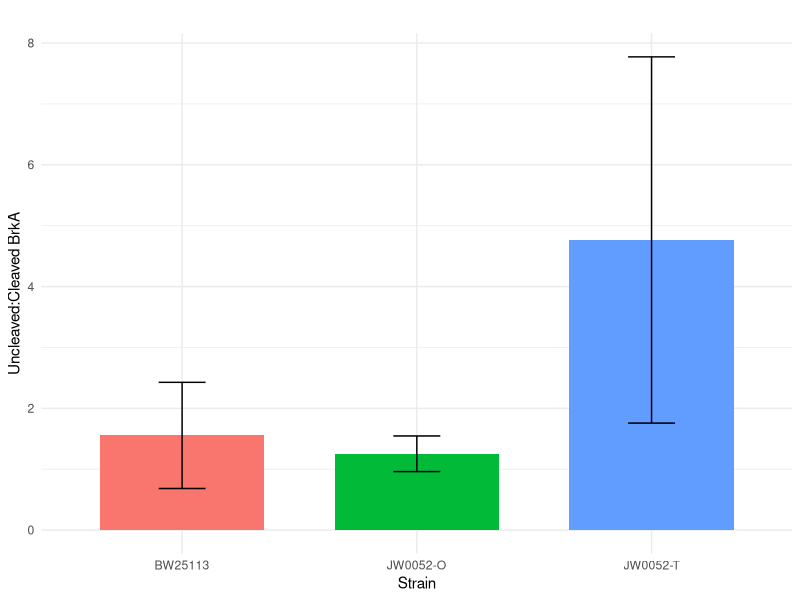
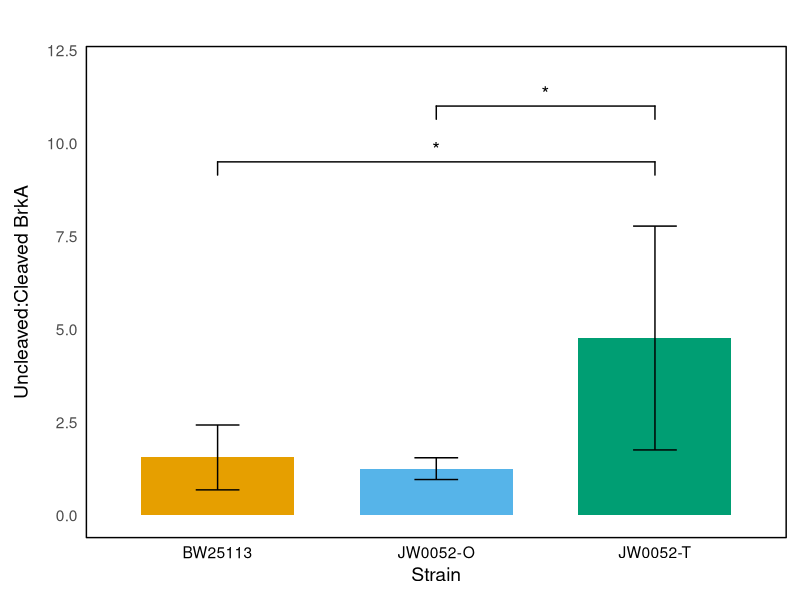

These figures' R source, in order:
library(dplyr)
library(ggplot2)
library(ggsignif)


# manually setting up small dataframe of uncleaved/cleaved ratios
df <- data.frame(
  replicate = rep(1:5, 3),
  strain = rep(c("BW25113", "JW0052-O", "JW0052-T"), each = 5),
  ratio = c(1.533743049, 1.086889208, 3.069795065, 1.064075768, 1.019896929,
            1.348154101, 1.178908676, 1.006219478, 1.713837556, 1.019843676,
            3.541619037, 4.542294511, 2.952085883, 2.785979036, 10.00331502)
)

#  indicating IPTG induction status
df <- df %>%
  mutate(IPTG = ifelse(replicate %in% c(4,5), "Yes", "No"))


print(df)

# Run two-way ANOVA (strain and IPTG as factors)
# strain = Do different strains have different mean ratios?
# IPTG = Does IPTG induction change the ratio, overall?	
# strain:IPTG = Does the effect of IPTG depend on the strain?	

anova_results <- aov(ratio ~ strain * IPTG, data = df)
summary(anova_results)

anova_strain <- aov(ratio ~ strain, data = df)
summary(anova_strain)

# Tukey's post-hoc test to identify specific differences:
TukeyHSD(anova_strain)

collapsed_df <- df %>%
  group_by(strain) %>%
  summarise(
    mean_ratio = mean(ratio),
    sd_ratio = sd(ratio),
    .groups = "drop"
  )

plot <- ggplot(collapsed_df, aes(x = strain, y = mean_ratio, fill = strain)) +
  geom_bar(stat = "identity", width = 0.7) +
  geom_errorbar(aes(ymin = mean_ratio - sd_ratio, ymax = mean_ratio + sd_ratio),
                width = 0.2) +
  labs(
    title = "",
    x = "Strain",
    y = "Uncleaved:Cleaved BrkA"
  ) +
  theme_minimal() +
  theme(
    text = element_text(size = 11),
    plot.title = element_text(hjust = 0.5),
    legend.position = "none"
  )

plot

plot_final <- plot +
  geom_signif(
    annotations = c("*", "*"),
    y_position = c(9.5, 11),  
    xmin = c(1, 2),
    xmax = c(3, 3),
    tip_length = 0.05,
    textsize = 5
  ) +
  coord_cartesian(ylim = c(0, 12), clip = "off") +
  scale_fill_manual(values = c(
    "#E69F00",  # orange
    "#56B4E9",  # sky blue
    "#009E73"   # bluish green
  )) +
  theme_minimal(base_size = 14) +
  theme(
    panel.grid = element_blank(),   
    panel.border = element_rect(fill = NA, color = "black", linewidth = 0.5),
    axis.text.x = element_text(color = "black"),
    axis.title.y = element_text(margin = margin(r = 10)),
    plot.margin = margin(10, 10, 10, 10),
    legend.position = "none"
  )


plot_final

df_2 <- df %>%
  mutate(group = paste(strain, IPTG, sep = "_"))

print(df_2)

anova_group <- aov(ratio ~ group, data = df_2)
summary(anova_group)

tukey_results <- TukeyHSD(anova_group)
print(tukey_results)

